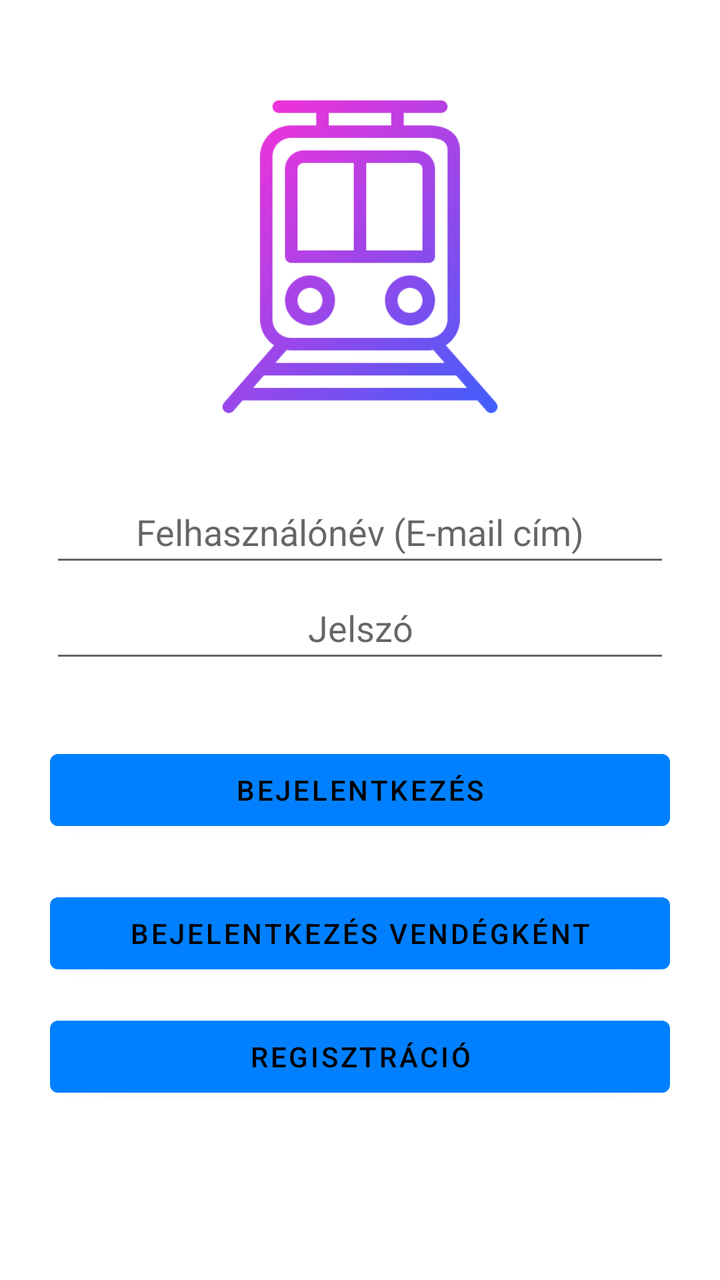
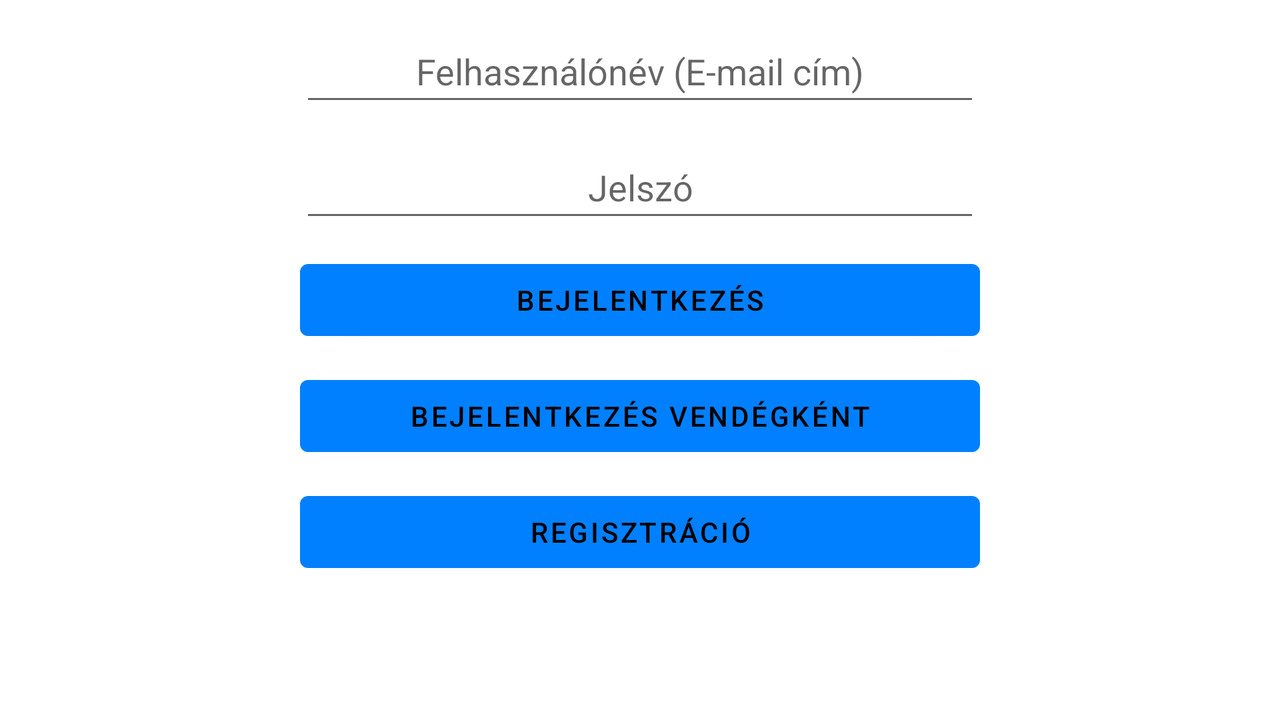

One screen, two layout resources from the same app: the default and the repository's alternative for another configuration. Each is rendered where Android would select it; the XML of both is given below.
<!-- AndroidManifest.xml: application theme Theme.TicketExpress -->
<!-- res/layout/activity_main.xml -->
<?xml version="1.0" encoding="utf-8"?>
<androidx.constraintlayout.widget.ConstraintLayout xmlns:android="http://schemas.android.com/apk/res/android"
    xmlns:app="http://schemas.android.com/apk/res-auto"
    xmlns:tools="http://schemas.android.com/tools"
    android:layout_width="match_parent"
    android:layout_height="match_parent"
    tools:context=".MainActivity">

    
    <ImageView
        android:id="@+id/logoImageView"
        android:layout_width="200dp"
        android:layout_height="200dp"
        android:layout_marginTop="32dp"
        android:layout_marginBottom="16dp"
        app:layout_constraintBottom_toTopOf="@+id/editTextUserName"
        app:layout_constraintEnd_toEndOf="parent"
        app:layout_constraintStart_toStartOf="parent"
        app:layout_constraintTop_toTopOf="parent"
        app:srcCompat="@mipmap/app_icon" />

    
    <EditText
        android:textAlignment="center"
        android:id="@+id/editTextUserName"
        android:layout_width="match_parent"
        android:layout_height="wrap_content"
        android:ems="10"

        android:layout_marginLeft="25dp"
        android:layout_marginRight="25dp"

        android:hint="Felhasználónév (E-mail cím)"
        android:inputType="text"
        android:minHeight="48dp"
        app:layout_constraintBottom_toBottomOf="parent"
        app:layout_constraintTop_toTopOf="parent"
        app:layout_constraintVertical_bias="0.406"
        tools:layout_editor_absoluteX="16dp" />

    
    <EditText
        android:textAlignment="center"
        android:id="@+id/editTextPassword"
        android:layout_width="match_parent"
        android:layout_height="wrap_content"
        android:layout_marginBottom="150dp"
        android:ems="10"

        android:layout_marginLeft="25dp"
        android:layout_marginRight="25dp"

        android:hint="@string/password"
        android:inputType="textPassword"
        android:minHeight="48dp"
        app:layout_constraintBottom_toBottomOf="parent"
        app:layout_constraintTop_toBottomOf="@+id/editTextUserName"
        app:layout_constraintVertical_bias="0.0"
        tools:layout_editor_absoluteX="0dp" />

    
    <Button
        android:id="@+id/loginButton"
        android:layout_width="0dp"
        android:layout_height="wrap_content"
        android:onClick="login"
        android:text="@string/login"

        android:layout_marginLeft="25dp"
        android:layout_marginRight="25dp"

        app:layout_constraintBottom_toBottomOf="parent"
        app:layout_constraintEnd_toEndOf="parent"
        app:layout_constraintHorizontal_bias="1.0"
        app:layout_constraintStart_toStartOf="parent"
        app:layout_constraintTop_toBottomOf="@+id/editTextPassword"
        app:layout_constraintVertical_bias="0.136" />

    
    <Button
        android:id="@+id/guestLoginButton"
        android:layout_width="0dp"
        android:layout_height="wrap_content"
        android:onClick="loginAsGuest"
        android:text="@string/guestlogin"

        android:layout_marginLeft="25dp"
        android:layout_marginRight="25dp"

        app:layout_constraintBottom_toBottomOf="parent"
        app:layout_constraintEnd_toEndOf="parent"
        app:layout_constraintHorizontal_bias="1.0"
        app:layout_constraintStart_toStartOf="parent"
        app:layout_constraintTop_toBottomOf="@+id/loginButton"
        app:layout_constraintVertical_bias="0.136" />

    
    <Button
        android:id="@+id/registerButton"
        android:layout_width="0dp"
        android:layout_height="wrap_content"
        android:onClick="register"
        android:text="@string/registration"

        android:layout_marginLeft="25dp"
        android:layout_marginRight="25dp"

        app:layout_constraintBottom_toBottomOf="parent"
        app:layout_constraintEnd_toEndOf="parent"
        app:layout_constraintHorizontal_bias="1.0"
        app:layout_constraintStart_toStartOf="parent"
        app:layout_constraintTop_toBottomOf="@+id/guestLoginButton"
        app:layout_constraintVertical_bias="0.136" />

</androidx.constraintlayout.widget.ConstraintLayout>
<!-- resources referenced by this layout -->
<resources>
  <!-- mipmap app_icon: png bitmap (mipmap-xhdpi, 19343 bytes) -->
  <string name="guestlogin">Bejelentkezés vendégként</string>
  <string name="login">Bejelentkezés</string>
  <string name="password">Jelszó</string>
  <string name="registration">Regisztráció</string>
  <style name="Theme.TicketExpress" parent="Theme.MaterialComponents.Light.DarkActionBar">
          
          <item name="colorPrimary">@color/blue_0080FF</item>
          <item name="colorPrimaryVariant">@color/blue_0080FF</item>
          <item name="colorOnPrimary">@color/black</item>
          
          <item name="colorSecondary">@color/teal_200</item>
          <item name="colorSecondaryVariant">@color/teal_200</item>
          <item name="colorOnSecondary">@color/black</item>
          
          <item name="android:statusBarColor" tools:targetApi="l">?attr/colorPrimaryVariant</item>
          
      </style>
  <color name="blue_0080FF">#0080FF</color>
  <color name="black">#FF000000</color>
  <color name="teal_200">#FF03DAC5</color>
</resources>
<!-- res/layout-land/activity_main.xml (the repository's variant of the layout above) -->
<!-- drawn on the phone turned sideways -->
<?xml version="1.0" encoding="utf-8"?>
<LinearLayout xmlns:android="http://schemas.android.com/apk/res/android"
    xmlns:app="http://schemas.android.com/apk/res-auto"
    xmlns:tools="http://schemas.android.com/tools"
    android:layout_width="match_parent"
    android:layout_height="match_parent"
    android:orientation="vertical"
    tools:context=".MainActivity">

    
    <EditText
        android:textAlignment="center"
        android:id="@+id/editTextUserName"
        android:layout_width="match_parent"
        android:layout_height="wrap_content"
        android:layout_marginTop="@dimen/default_margin"
        android:ems="10"

        android:layout_marginLeft="150dp"
        android:layout_marginRight="150dp"

        android:hint="@string/username_emailname"
        android:inputType="text"
        android:minHeight="48dp"
        tools:layout_editor_absoluteX="16dp" />

    
    <EditText
        android:textAlignment="center"
        android:id="@+id/editTextPassword"
        android:layout_width="match_parent"
        android:layout_height="wrap_content"
        android:layout_marginTop="@dimen/default_margin"
        android:ems="10"

        android:layout_marginLeft="150dp"
        android:layout_marginRight="150dp"

        android:hint="@string/password"
        android:inputType="textPassword"
        android:minHeight="48dp"
        tools:layout_editor_absoluteX="0dp" />

    
    <Button
        android:textAlignment="center"
        android:id="@+id/loginButton"
        android:layout_width="match_parent"
        android:layout_height="wrap_content"
        android:layout_marginTop="@dimen/default_margin"
        android:onClick="login"
        android:text="@string/login"

        android:layout_marginLeft="150dp"
        android:layout_marginRight="150dp"

        android:textColor="#000000"
        app:layout_constraintVertical_bias="0.136"
        tools:ignore="UsingOnClickInXml" />

    
    <Button
        android:textAlignment="center"
        android:id="@+id/guestLoginButton"
        android:layout_width="match_parent"
        android:layout_height="wrap_content"
        android:layout_marginTop="@dimen/default_margin"
        android:onClick="loginAsGuest"
        android:text="@string/guestlogin"

        android:layout_marginLeft="150dp"
        android:layout_marginRight="150dp"

        android:textColor="#000000"
        app:layout_constraintVertical_bias="0.136"
        tools:ignore="UsingOnClickInXml" />

    
    <Button
        android:textAlignment="center"
        android:id="@+id/registerButton"
        android:layout_width="match_parent"
        android:layout_height="wrap_content"
        android:layout_marginTop="@dimen/default_margin"
        android:onClick="register"
        android:text="@string/registration"

        android:layout_marginLeft="150dp"
        android:layout_marginRight="150dp"

        android:textColor="#000000"
        app:layout_constraintVertical_bias="0.136"
        tools:ignore="UsingOnClickInXml" />

</LinearLayout>
<!-- resources referenced by the variant -->
<!-- as the phone turned sideways resolves them -->
<resources>
  <dimen name="default_margin">10dp</dimen>
  <string name="guestlogin">Bejelentkezés vendégként</string>
  <string name="login">Bejelentkezés</string>
  <string name="password">Jelszó</string>
  <string name="registration">Regisztráció</string>
  <string name="username_emailname">Felhasználónév (E-mail cím)</string>
  <style name="Theme.TicketExpress" parent="Theme.MaterialComponents.Light.DarkActionBar">
          
          <item name="colorPrimary">@color/blue_0080FF</item>
          <item name="colorPrimaryVariant">@color/blue_0080FF</item>
          <item name="colorOnPrimary">@color/black</item>
          
          <item name="colorSecondary">@color/teal_200</item>
          <item name="colorSecondaryVariant">@color/teal_200</item>
          <item name="colorOnSecondary">@color/black</item>
          
          <item name="android:statusBarColor" tools:targetApi="l">?attr/colorPrimaryVariant</item>
          
      </style>
  <color name="blue_0080FF">#0080FF</color>
  <color name="black">#FF000000</color>
  <color name="teal_200">#FF03DAC5</color>
</resources>
